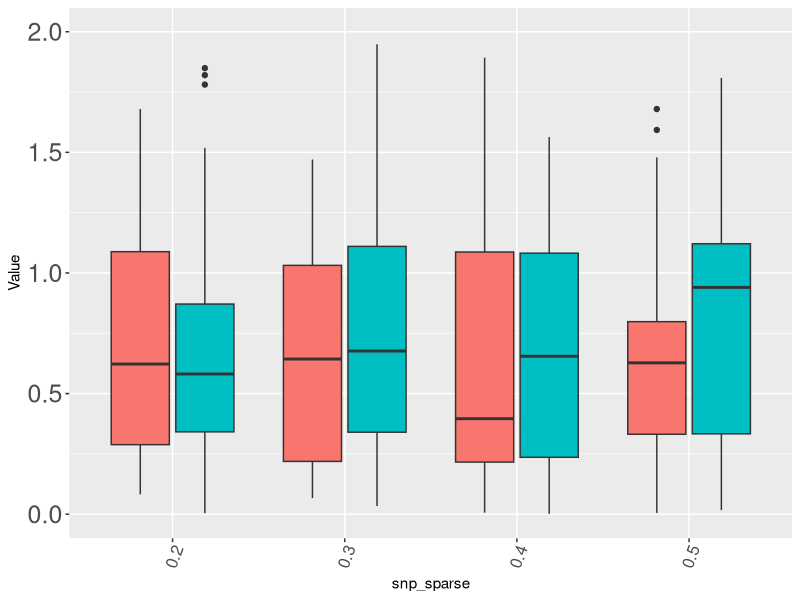
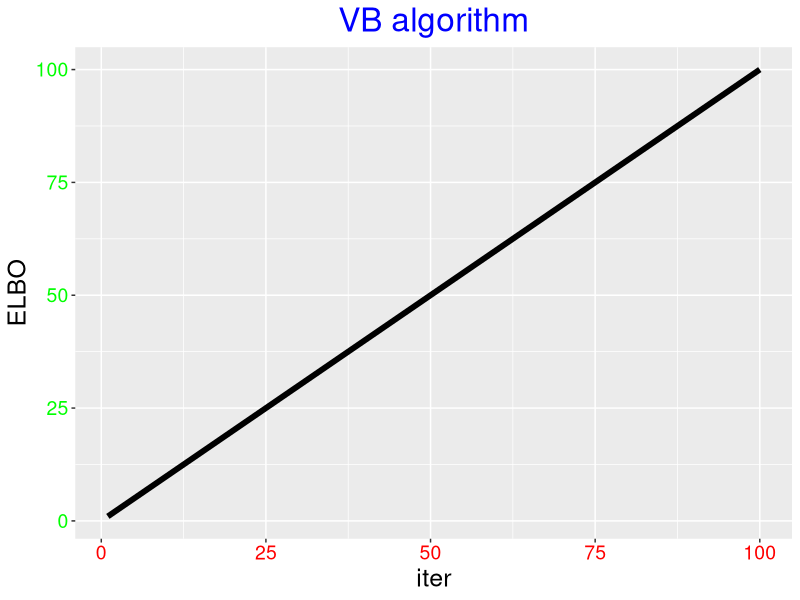
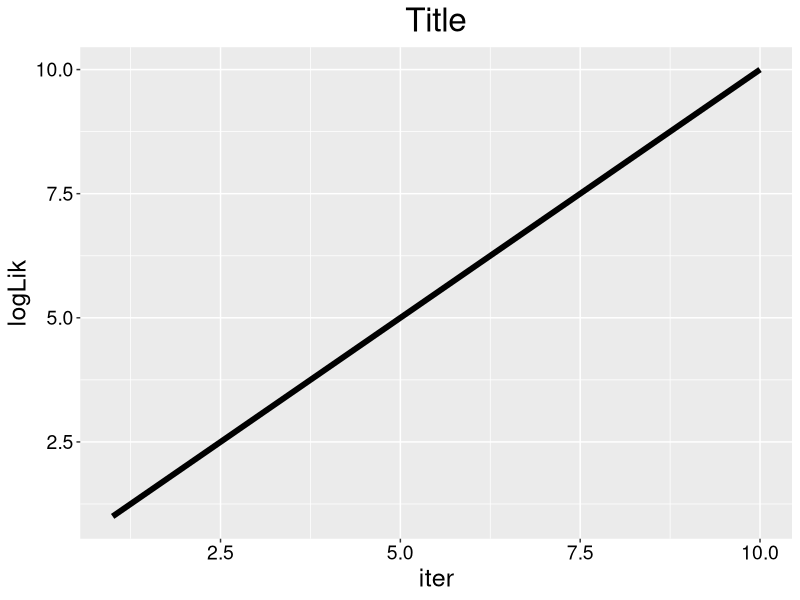

Write R code to recreate these figures, in order.
## ---- chunk 1
datafun <- function(mat1, mat2, xname, methodname){
  n1 <- dim(mat1)[1];
  n2 <- dim(mat2)[1];
  p <- dim(mat1)[2];
  suml <- (n1 + n2)*p
  data = as.data.frame(matrix(0, suml, 1))
  for(i in 1:p){
    data[((i - 1)*n1 + 1):(n1*i), 1] <- mat1[, i]
  }
  for(j in 1:p){
    data[(n1*p + (j - 1)*n2 + 1):(n1*p + n2*j), 1] <- mat2[, j]
  }
  colnames(data) = "Value"; 
  data$method = c(rep(methodname[1],  n1*p), rep(methodname[2], n2*p))
  data$snp_sparse =  c(rep(xname, each = n1), rep(xname, each = n2))
  return(data)
}
library("mvtnorm")
library("ggplot2")
n1 <- 50;
n2 <- 100;
p <- 4;
mat1 <- rmvnorm(n1, mean = rep(0, p), sigma = diag(p), method = "chol");
mat2 <- rmvnorm(n1, mean = rep(0, p), sigma = diag(p), method = "chol");
xname = c("0.2", "0.3", "0.4", "0.5");
methodname = c("method1","method2");
dat <- datafun(mat1, mat2, xname, methodname)
# 按照x的值分组画箱线图，并设置坐标字体大小
ggplot(dat, aes(x=snp_sparse, y=Value, fill=method)) + geom_boxplot(aes(fill=method)) +
  theme(axis.text.x = element_text(size = 12, angle=70, vjust=0.6)
,axis.text.y = element_text(size = 18),plot.title = element_text(hjust = 30,vjust=-40,size=14) 
,legend.position="none") +ylim(c(0,2))
## ---- chunk 2
elboPlot <- function(elbo_seq){
  library(ggplot2)
  p1 <- ggplot(data=data.frame(ELBO= elbo_seq, iter=1:length(elbo_seq)),
               aes(x=iter, y=ELBO))
  
  p1 + geom_line(size=2) + ggtitle("VB algorithm") +
    theme(plot.title = element_text(hjust = 0.5),
          axis.text.x=element_text(size=14,color="red"),
          axis.text.y=element_text(size=14, color="green"),
          axis.title.x = element_text(size=18, color='black'),
          axis.title.y = element_text(size=18, color='black'),
          title= element_text(size=20, color='blue')
    ) 
}
elboPlot(elbo_seq = 1:100)

single_line_Plot <- function(y, x=NULL, x.name="iter", y.name="logLik",
                             title.name="Title",title.col="black", title.size=20, x.axis.col='black', x.axis.size=14, y.axis.col='black', y.axis.size=14, xlab.size=18, ylab.size=18, line.size=2){
  library(ggplot2)
  if(is.null(x)) x <- 1:length(y)
  if(length(x) != length(y)) stop("x and y must have same length!")
  p1 <- ggplot(data=NULL,
               aes(x=x, y=y))
  
  p1 + geom_line(size=line.size) + ggtitle(title.name) + xlab(x.name) + ylab(y.name) +
    theme(plot.title = element_text(hjust = 0.5),
          axis.text.x=element_text(size=x.axis.size,color=x.axis.col),
          axis.text.y=element_text(size=y.axis.size, color=y.axis.col),
          axis.title.x = element_text(size=xlab.size, color='black'),
          axis.title.y = element_text(size=ylab.size, color='black'),
          title= element_text(size=title.size, color=title.col)
    ) 
}
single_line_Plot(1:10)


